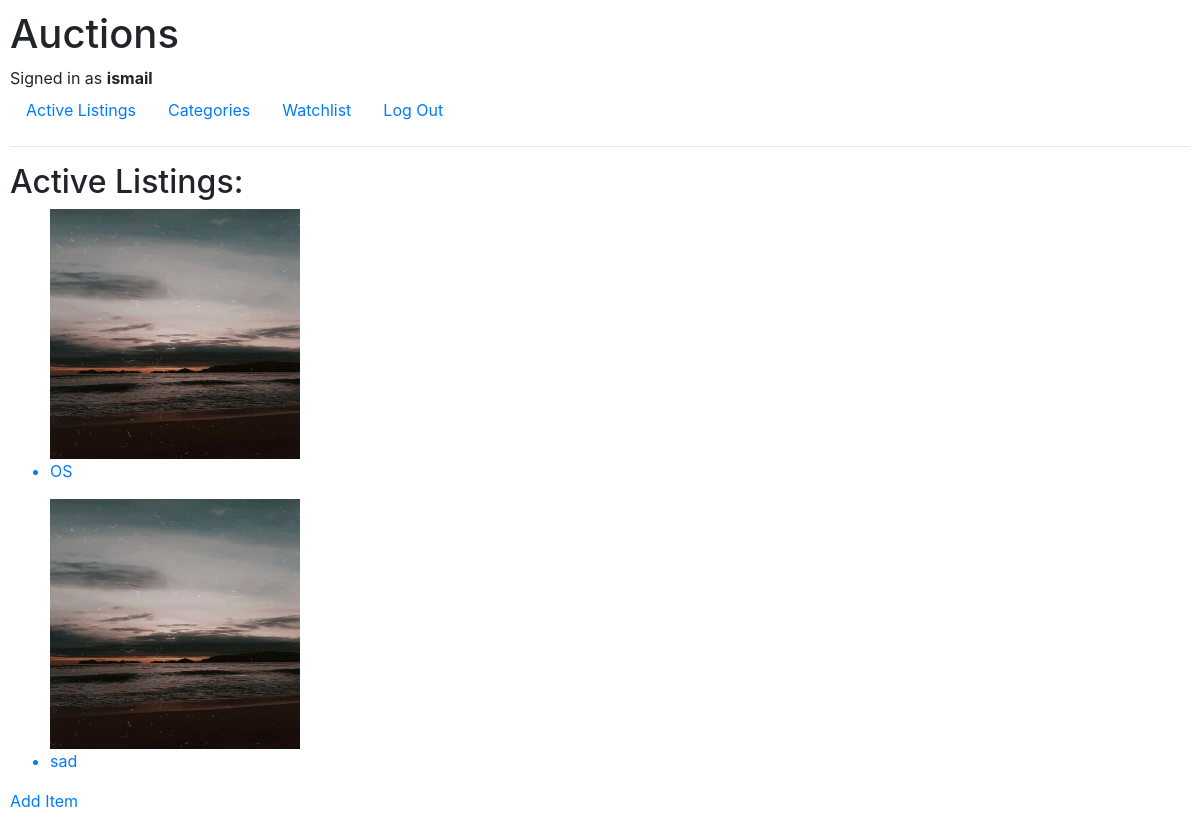
Screenshot of / (signed in) with the database file from the repository.
### auctions/models.py (models this page shows, shortened)
class User(AbstractUser):
    username = models.CharField(max_length=32, unique = True)
    USERNAME_FIELD = 'username'
    REQUIRED_FIELDS = ()

class Listing(models.Model):
    title = models.CharField(max_length= 64)
    description = models.CharField(max_length= 128)
    img = models.ImageField(upload_to = 'auctions/media/images')
    isActive = models.BooleanField(default= True, blank=True)
    owner = models.ForeignKey(User, on_delete = models.CASCADE, related_name="user")
    categories = models.ForeignKey(Category, on_delete = models.CASCADE, blank= True, null = True, related_name = "category", default = "None")
    price = models.IntegerField(default = 0)
    watchlist = models.ManyToManyField(User, blank = True, null = True, related_name = "userTo")

### auctions/views.py (the view)
# urls.py: path("", views.index, name="index"),
def index(request):
    content = Listing.objects.all()
    message = ''
    if not request.user.is_authenticated:
        message = "Please, log in to see the page"
    context = {"listings":content, 'message':message}
    return render(request, "auctions/index.html", context)

### auctions/templates/auctions/index.html
{% extends "auctions/layout.html" %}
{% block body %}
    {% if user.is_authenticated %}
    <h2>Active Listings:</h2>
    {% for listing in listings %}
    {% if listing.isActive%}
    <ul>
        <a href = "listing/{{listing.id}}"><img src = {{listing.img}} class = "img"></img><li>{{listing.title}}</li></a>
    </ul>
    {% endif %}
    {% endfor %}
    <a href = "{% url 'auctions:add' %}">Add Item</a>
    {% else %}
    <h1>{{message}}</h1>
    {% endif %}
{% endblock %}

### auctions/templates/auctions/layout.html (shortened to what this page needs)
{% load static %}
<!DOCTYPE html>
<html lang="en">
    <head>
        <link rel="stylesheet" href="https://stackpath.bootstrapcdn.com/bootstrap/4.4.1/css/bootstrap.min.css">
        <link href="{% static 'auctions/styles.css' %}" rel="stylesheet">
    </head>
    <body class = "body">
        <h1>Auctions</h1>
        <div>
            {% if user.is_authenticated %}
                Signed in as <strong>{{ user.username }}</strong>
            {% else %}
                Not signed in.
            {% endif %}
        </div>
        <ul class="nav">
            <li class="nav-item">
                <a class="nav-link" href="{% url 'auctions:index' %}">Active Listings</a>
            </li>
            {% if user.is_authenticated %}
            <li class = "nav-item">
                <a class = "nav-link" href = "{% url 'auctions:categories' %}">Categories</a>
            </li>
            <li class = "nav-item">
                <a class = "nav-link" href = "{% url 'auctions:watchlist' %}">Watchlist </a>
            </li>
                <li class="nav-item">
                    <a class="nav-link " href="{% url 'auctions:logout' %}">Log Out</a>
                </li>
            {% endif %}
        </ul>
        <hr>
        {% block body %}
        {% endblock %}
    </body>
</html>

### auctions/static/auctions/styles.css (style rules this page uses)
body { padding: 10px; }
.img { height: 250px; width:250px; }

### rows the page displays
User: username "ismail"
Listing: img (picture), title "OS"
Listing: img (picture), title "sad"
